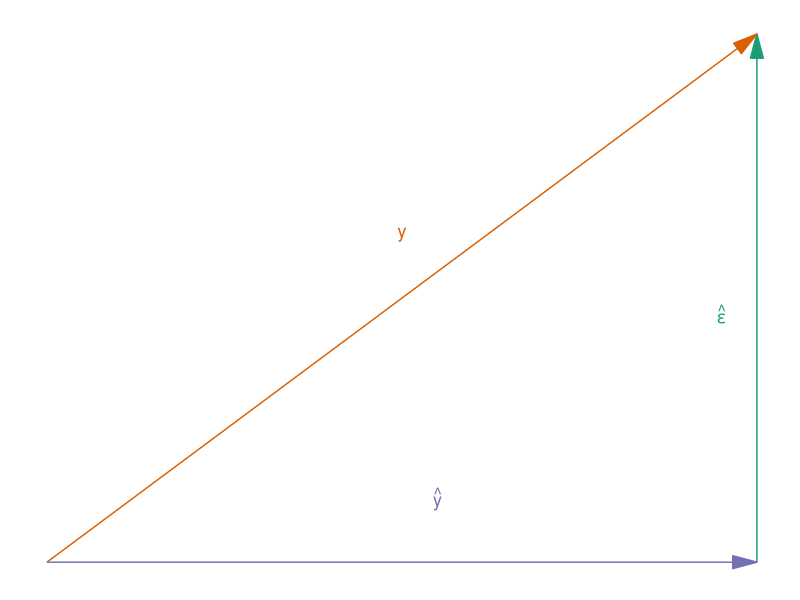
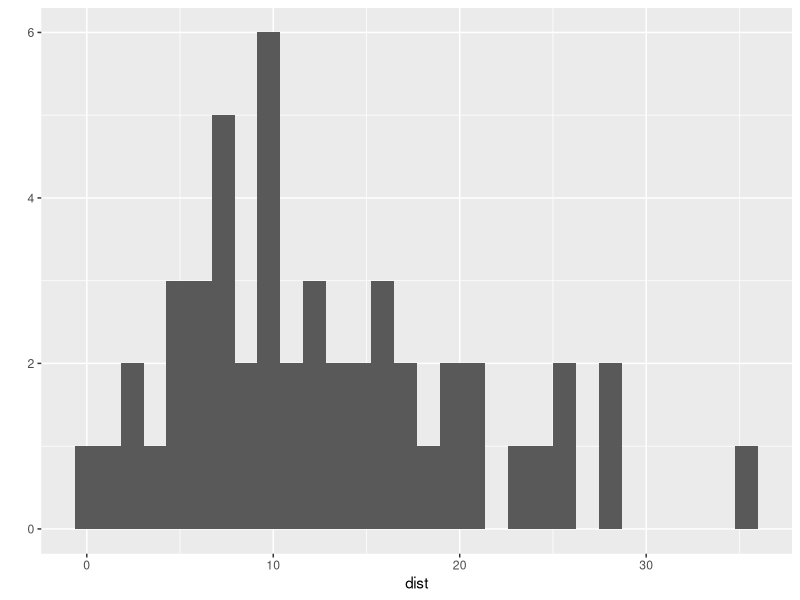
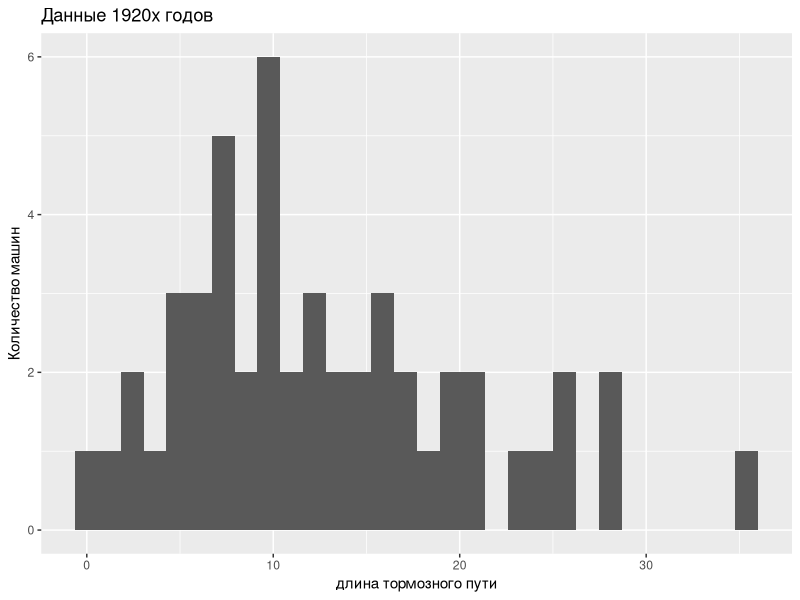
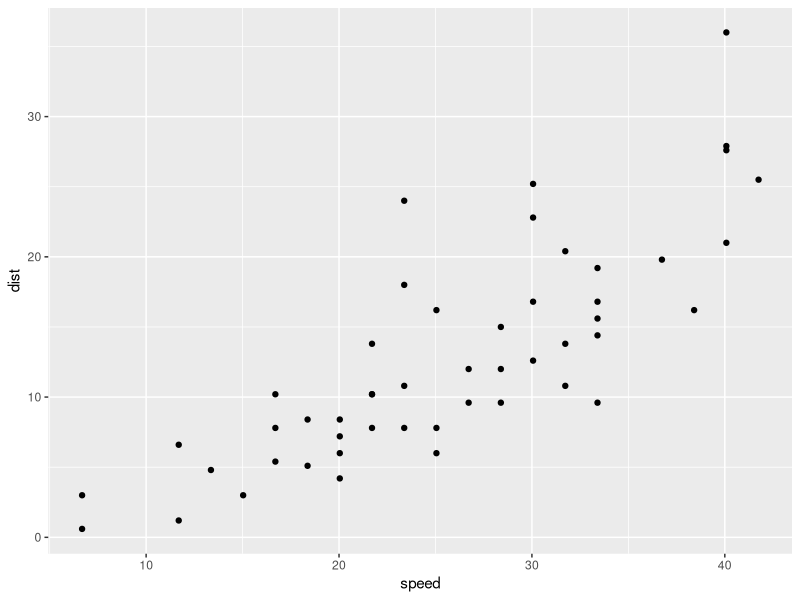
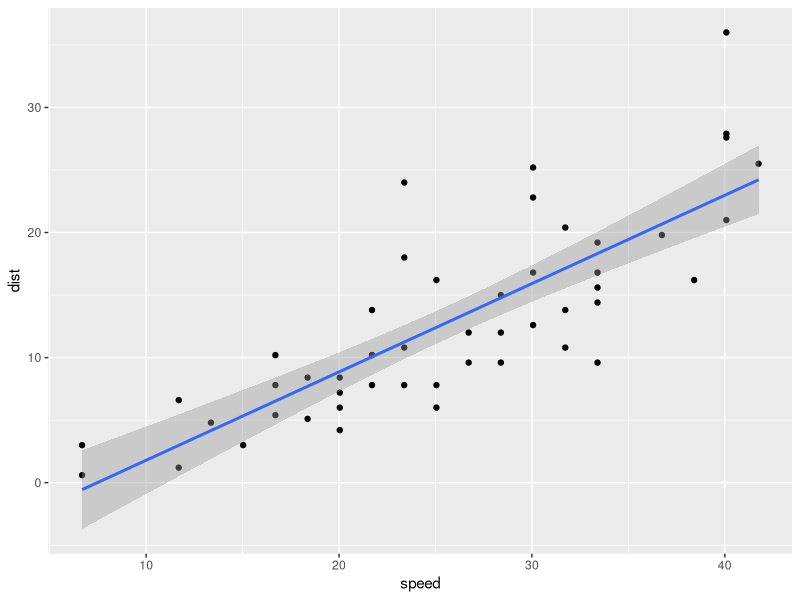
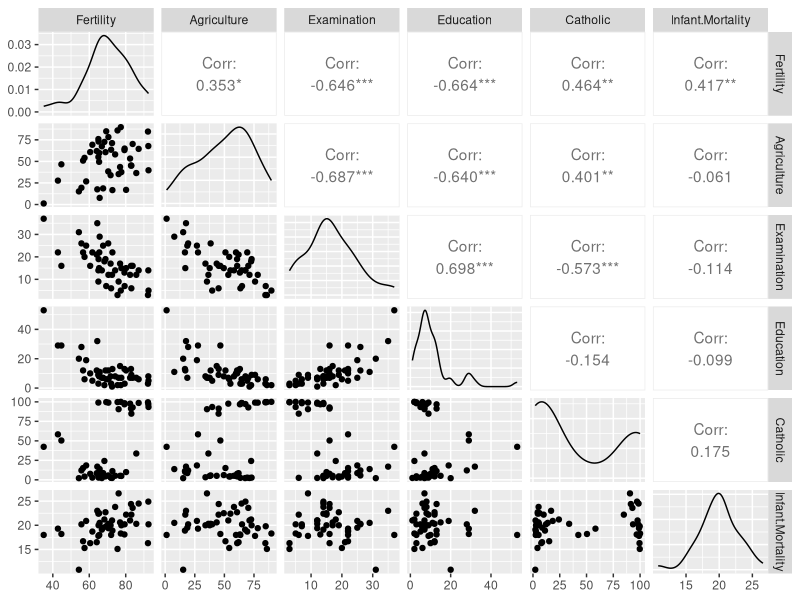

R code for these plots, in order:
## ---- chunk 1
library(knitr)        # нужен для ф-ии kable
library(grid)
library(ggplot2)
library(dplyr)    # для обработки данных
library(GGally)   # для матриц диаграмм рассеивания
library(psych)    # для описательных статистик
## ---- chunk 2
# kable(data.frame(c("Вася", "Коля", "Петя"), 
#                  c(60,70,80),
#                  c(170, 170, 181)),
#       col.names = c("", "рост, см", "вес, кг"))
## ---- chunk 3
sml <- data.frame(name = rep(c("y", "y_hat", "eps"), each = 2),
                  x = c(0, 1, 0, 1, 1, 1),
                  y = c(0, 1, 0, 0, 0, 1))
annotext <- data.frame(x = c(0.5, 0.55, 0.95),
                       y = c(0.62, 0.12, 0.47),
                       label = c("y", "hat(y)", "hat(epsilon)"),
                       color = c("y", "y_hat", "eps"))
myarrow <- arrow(angle = 15, ends = "last", type = "closed") # grid library
ggplot(data = sml, aes(x, y)) +
  geom_line(aes(group = name, color = name), arrow = myarrow) +
  # bспользуем вторую aes из data.frame annotext
  geom_text(data = annotext,
            aes(x = x, y = y, label = label, color = color, size = 6),
            parse = T) +
  # # Можно еще вот так (много повторов, второй aes решает эту проблему):
  # geom_text(aes(x = 0.5, y = 0.62, label = "y", color = "y", size = 6)) +
  # geom_text(aes(x = 0.55, y = 0.12, label = "hat(y)", color = "y_hat", size = 6), parse = T) +
  # geom_text(aes(x = 0.95, y = 0.47, label = "hat(epsilon)", color = "eps", size = 6), parse = T) +
  # # Или вот так; это изящней всего, но цвет так и не смог прикрутить(((
  # annotate("text",
  #          size = 6,
  #          parse = TRUE,
  #          # color = "red",
  #          x = c(0.5, 0.55, 0.95),
  #          y = c(0.62, 0.12, 0.47),
  #          label = c("y", "hat(y)", "hat(epsilon)")) +
  theme_classic() +
  theme(line = element_blank(),
        text = element_blank(),
        title = element_blank(),
        legend.position = "none") +
  scale_color_brewer(palette = "Dark2")
## ---- chunk 4
5 + 6 # используем консольный режим аки калькулятор
factorial(10) # чуть посложнее))

# присвоим переменную
b <- 11 # стиль диктует!
5 -> a  # потому что можно и так
a + b   # и все работает

# R чувствителен к регистру
A <- 55
a + A  # выдаст 60
## ---- chunk 5
y <- c(3, -2, 5, 6, NA, 9)
y + 2
## ---- chunk 6
0/0 # выдаст NaN - not a number
1/0 # выдаст Inf - бесконечность
1/Inf # выдаст 0
atan(Inf) # pi/2
pi/2      # действительно сходится
## ---- chunk 7
z <- 200:300
z
## ---- chunk 8
# Создадим два вектора
x <- c(23, 15, 46, NA)
z <- c(5, 6, NA, 8)

mean(x) # из=за  наличия NA выдаст NA
mean(x, na.rm = T) # пропускаем NA
mean(z, na.rm = T) # пропускаем NA

sum(x)
sum(x, na.rm = T)

## ---- chunk 9
d <- data.frame(rost = x, ves = z)
d
## ---- chunk 10
d[4, 1]
d[3, 1]

d[2,] # вся строка
d[,2] # весь столюец

d$rost
d$ves
## ---- chunk 11
mylist <- list(a = 7, b = 10:20, table = d)
mylist
## ---- chunk 12
?predict
?describe # из пакета psych
help(predict)
?lm
## ---- chunk 13
d <- cars
str(d) # структура данных
glimpse(d) # выдает бооольше данных

?cars # просто читаем про набор данных
head(d) # первые 6 строк
tail(d) # последние 6 строк

describe(d) # описательные статистики
ncol(d) # число переменных
nrow(d) # число наблюдений

mean(d$speed)

# Приведем данные в божеский вид
d2 <- mutate(d, 
             speed = 1.67 * speed, 
             dist = 0.3 * dist,
             ratio = dist/speed)
glimpse(d2)
## ---- chunk 14
qplot(data = d2, dist)
## ---- chunk 15
qplot(data = d2, 
      dist,
      xlab = "длина тормозного пути",
      ylab = "Количество машин",
      main = "Данные 1920х годов")
## ---- chunk 16
qplot(data = d2, speed, dist)
## ---- chunk 17
# заключая команду в круглые скобки мы сразу выводим ее результат
(model <-  lm(data = d2, dist ~ speed)) 
# зависимая переменная пишется сначала, а после тильды через плюс пишутся все регрессоры
## ---- chunk 18
(beta_hat <- coef(model))
## ---- chunk 19
(eps_hat <- residuals(model))
## ---- chunk 20
(y <- d2$dist)
## ---- chunk 21
(y_hat <- fitted(model)) # fitted - "подогнанный"
## ---- chunk 22
(RSS <- deviance(model))
## ---- chunk 23
(TSS <- sum((y - mean(y))^2))
## ---- chunk 24
(ESS <- TSS - RSS)
## ---- chunk 25
(R2 <- ESS/TSS )
(R2 <- cor(y, y_hat)^2) # выборочная корреляция
## ---- chunk 26
(X <- model.matrix(model))
## ---- chunk 27
# создадим новый набор данных, состоящий из двух наблюдений 40 и 60 км/ч
(nd <- data.frame(speed = c(40, 60)))
## ---- chunk 28
(predict(model, nd))
## ---- chunk 29
qplot(data = d2, speed, dist) + 
  stat_smooth(method = "lm")
## ---- chunk 30
t <- swiss
?swiss
glimpse(t) # быстрый взгляд рна данные
describe(t) # описательные статистики

ggpairs(t) # позволяет нарисовать диаграммы орассеивания сразу по всем переменным в наборе данных

## ---- chunk 31
model2 <- lm(data = t,
            Fertility ~ Agriculture + Education + Catholic)
coef(model2)
## ---- chunk 32
fitted(model2) # y_hat
residuals(model2) # eps_hat
deviance(model2) # RSS

# третий способ получить R2
report <- summary(model2) # отчет по модели
report$r.squared  # R2

cor(t$Fertility, fitted(model2))^2 # корреляция между исходной и спрогнозированной переменной (R2)

## ---- chunk 33
nd2 <- data.frame(Agriculture = 0.5, 
                  Catholic = 0.5, 
                  Education = 20)
predict(model2, nd2)

